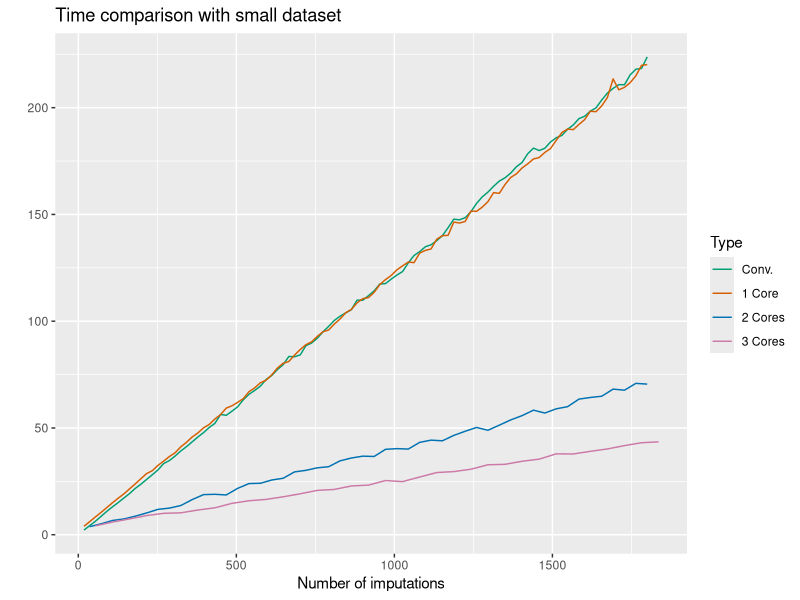
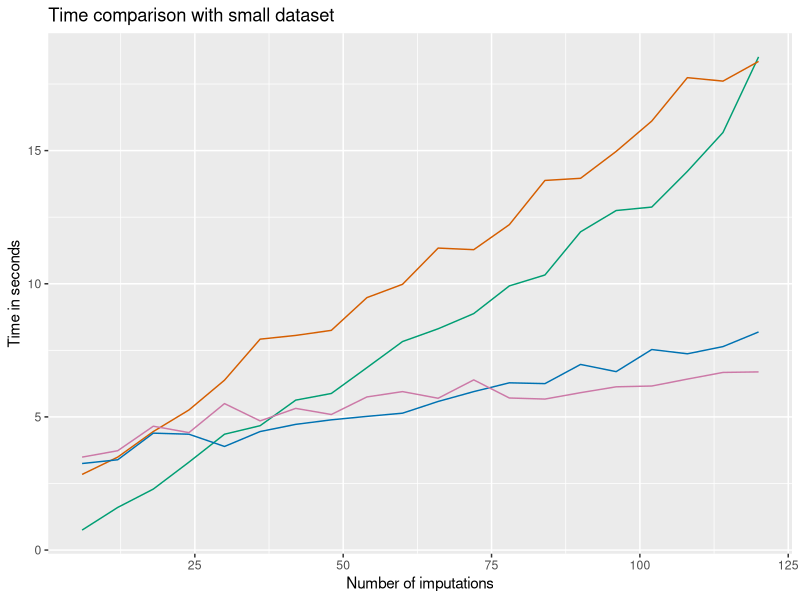
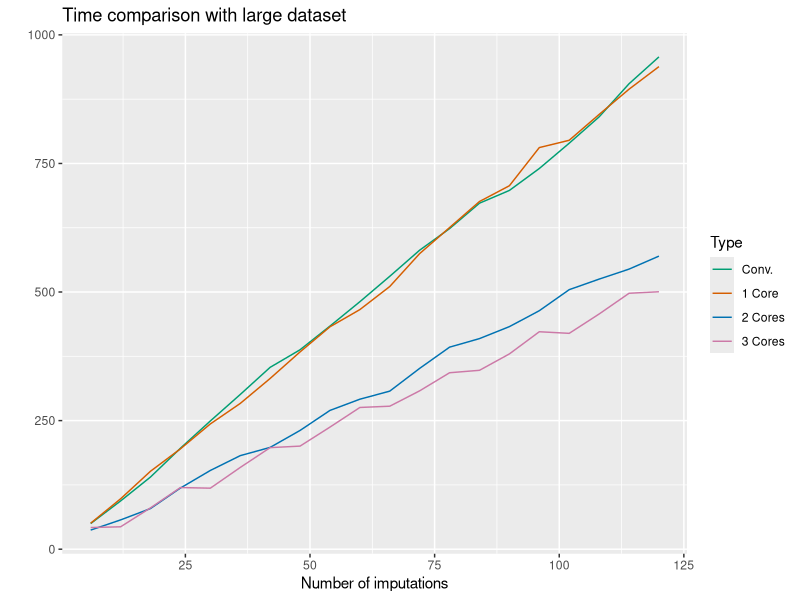
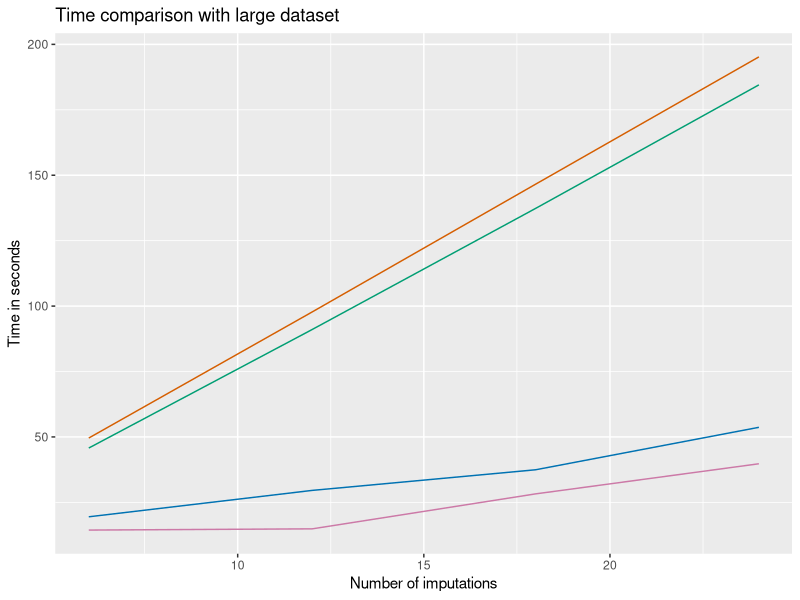
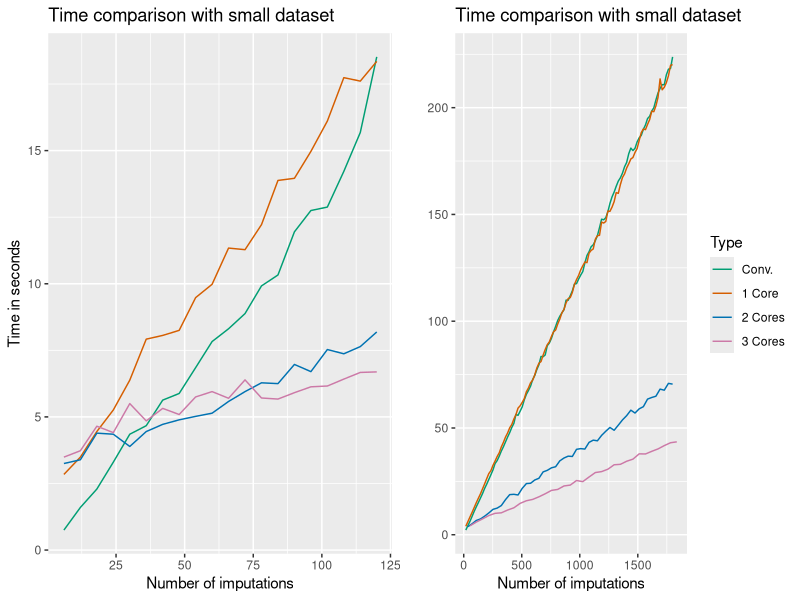
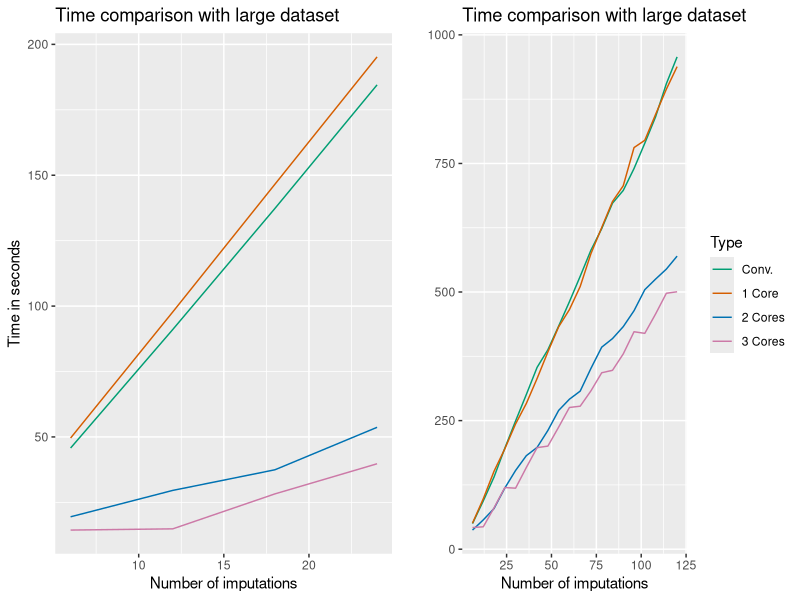

These charts were generated, in order, by the following R code:
require(gridExtra)
require(ggplot2)

test1 <- read.csv("sim4_1000.csv")
test1["n.imp"] <- seq(6, 600, 6) * 3 
plot1 <- ggplot(data = test1) + 
  geom_line(aes(x = n.imp, y = result1, color = "result1")) + 
  geom_line(aes(x = n.imp, y = result2, color = "result2")) + 
  geom_line(data = test1[1:50, ], aes(x = n.imp * 2, y = result3, color = "result3")) +
  geom_line(data = test1[1:34, ],aes(x = n.imp * 3, y = result4, color = "result4")) +
  xlab("Number of imputations") + 
  ylab("") + 
  ggtitle("Time comparison with small dataset") +
  scale_colour_manual("Type", values = c("#009E73", "#D55E00", "#0072B2", "#CC79A7"), 
                      labels = c("Conv.", "1 Core", "2 Cores", "3 Cores"))
plot1

test2 <- read.csv("sim4_1000_2.csv")
test2["n.imp"] <- seq(6, 120, 6)
plot2 <- ggplot(data = test2) + 
  geom_line(aes(x = n.imp, y = result1), color = "#009E73") + 
  geom_line(aes(x = n.imp, y = result2), color = "#D55E00") + 
  geom_line(aes(x = n.imp, y = result3), color = "#0072B2") +
  geom_line(aes(x = n.imp, y = result4), color = "#CC79A7") +
  xlab("Number of imputations") + 
  ylab("Time in seconds") + 
  ggtitle("Time comparison with small dataset") 
plot2

list1 <- list(plot2, plot1)
postscript("parlMICE.ps", width = 16, height=5)
do.call(grid.arrange, c(list1, list(nrow = 1, ncol = 2)))
dev.off()

test3 <- read.csv("sim8_10000.csv")
test3["n.imp"] <- seq(6, 120, 6)
plot3 <- ggplot(data = test3) + 
  geom_line(aes(x = n.imp, y = result1, color = "result1")) + 
  geom_line(aes(x = n.imp, y = result2, color = "result2")) + 
  geom_line(aes(x = n.imp, y = result3, color = "result3")) +
  geom_line(aes(x = n.imp, y = result4, color = "result4")) +
  xlab("Number of imputations") + 
  ylab("") + 
  ggtitle("Time comparison with large dataset") +
  scale_colour_manual("Type", values = c("#009E73", "#D55E00", "#0072B2", "#CC79A7"), 
                      labels = c("Conv.", "1 Core", "2 Cores", "3 Cores"))
plot3

test4 <- read.csv("sim8_10000_2.csv")
test4["n.imp"] <- seq(6, 24, 6)
plot4 <- ggplot(data = test4) + 
  geom_line(aes(x = n.imp, y = result1), color = "#009E73") + 
  geom_line(aes(x = n.imp, y = result2), color = "#D55E00") + 
  geom_line(aes(x = n.imp, y = result3), color = "#0072B2") +
  geom_line(aes(x = n.imp, y = result4), color = "#CC79A7") +
  xlab("Number of imputations") +
  ylab("Time in seconds") + 
  ggtitle("Time comparison with large dataset")
plot4

list2 <- list(plot4, plot3)
postscript("parlMICE2.ps", width = 16, height=5)
do.call(grid.arrange, c(list2, list(nrow = 1, ncol = 2)))
dev.off()
